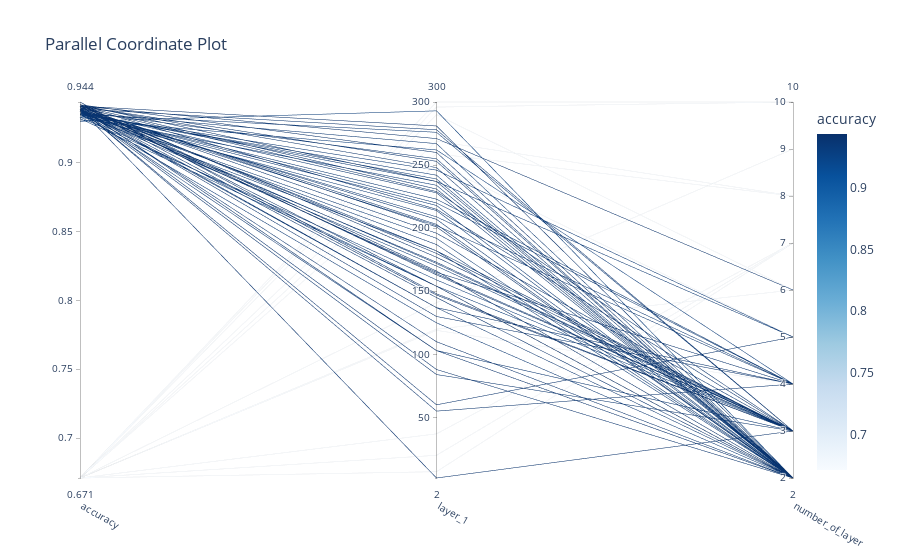
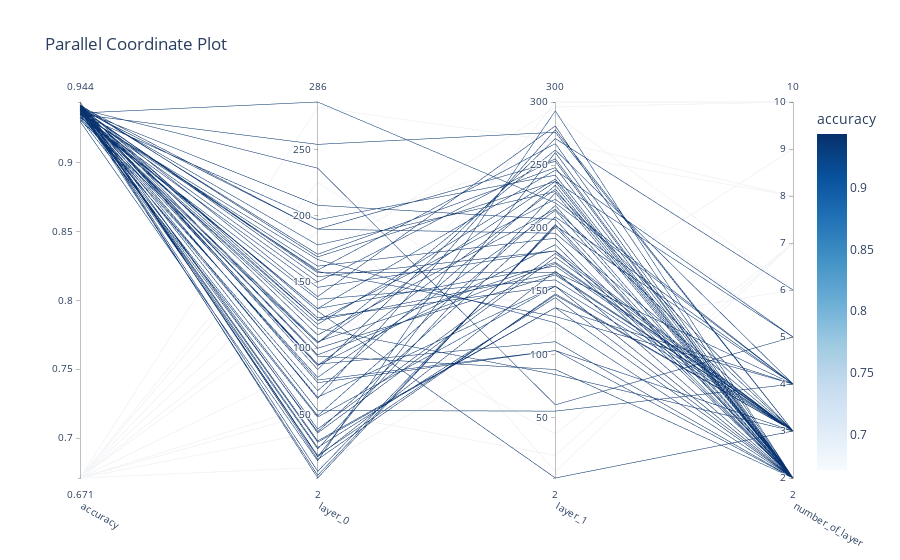

The cell these charts' notebook holds for them, in order:
### Code cell
# plots conection number of layers with corresponding accuracy
fig_number_of_layer= optuna.visualization.plot_parallel_coordinate(study,params= ["number_of_layer","layer_1"],target_name=METRIC)
fig_number_of_layer.show()
fig_layer_conection = optuna.visualization.plot_parallel_coordinate(study,params= ["layer_0","layer_1","number_of_layer"],target_name=METRIC)
fig_layer_conection.show()
